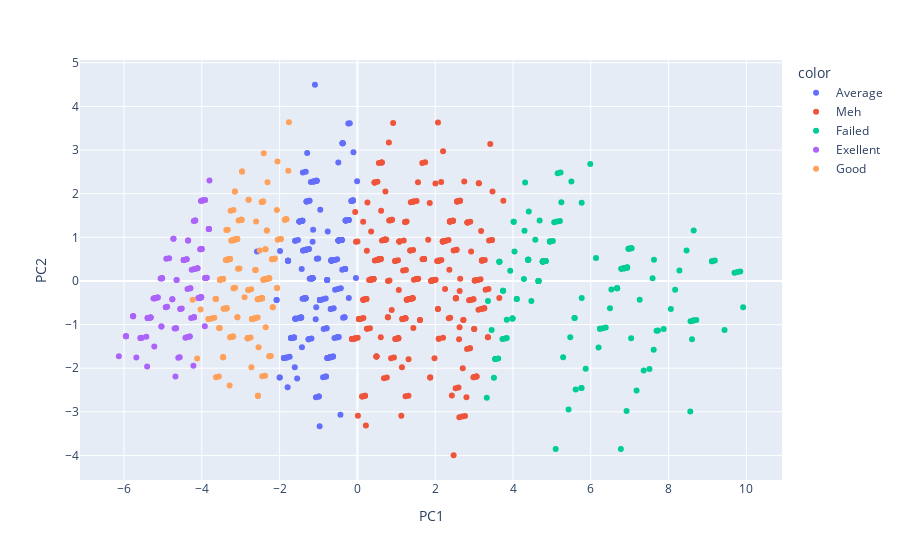

This figure's notebook cell:
### Code cell
import plotly.express as px
px.scatter(final_df, x="PC1", y="PC2", color=df_labels, hover_data={"PC1": False, "PC2": False, "TKET_RANK": False, "BT": True,
"BTLDA": True, "TN": True, "KT": True, "THI": True, "MASV1": True} )

### Figure 1 — Plotly figure (JSON) as saved in the notebook; plotly's stock layout.template omitted (floating-point values rounded to 4 significant figures; data arrays with more than 128 entries replaced by an {"elided": "..."} marker saying what was removed)
{"data": [{"customdata": {"elided": "231x7 mixed values"}, "hovertemplate": "color=Average<br>BT=%{customdata[1]}<br>BTLDA=%{customdata[2]}<br>TN=%{customdata[3]}<br>KT=%{customdata[4]}<br>THI=%{customdata[5]}<br>MASV1=%{customdata[6]}<extra></extra>", "legendgroup": "Average", "marker": {"color": "#636efa", "symbol": "circle"}, "mode": "markers", "name": "Average", "orientation": "v", "showlegend": true, "type": "scatter", "x": {"elided": "231 float values"}, "xaxis": "x", "y": {"elided": "231 float values"}, "yaxis": "y"}, {"customdata": {"elided": "325x7 mixed values"}, "hovertemplate": "color=Meh<br>BT=%{customdata[1]}<br>BTLDA=%{customdata[2]}<br>TN=%{customdata[3]}<br>KT=%{customdata[4]}<br>THI=%{customdata[5]}<br>MASV1=%{customdata[6]}<extra></extra>", "legendgroup": "Meh", "marker": {"color": "#EF553B", "symbol": "circle"}, "mode": "markers", "name": "Meh", "orientation": "v", "showlegend": true, "type": "scatter", "x": {"elided": "325 float values"}, "xaxis": "x", "y": {"elided": "325 float values"}, "yaxis": "y"}, {"customdata": {"elided": "134x7 mixed values"}, "hovertemplate": "color=Failed<br>BT=%{customdata[1]}<br>BTLDA=%{customdata[2]}<br>TN=%{customdata[3]}<br>KT=%{customdata[4]}<br>THI=%{customdata[5]}<br>MASV1=%{customdata[6]}<extra></extra>", "legendgroup": "Failed", "marker": {"color": "#00cc96", "symbol": "circle"}, "mode": "markers", "name": "Failed", "orientation": "v", "showlegend": true, "type": "scatter", "x": {"elided": "134 float values"}, "xaxis": "x", "y": {"elided": "134 float values"}, "yaxis": "y"}, {"customdata": {"elided": "113x7 mixed values"}, "hovertemplate": "color=Exellent<br>BT=%{customdata[1]}<br>BTLDA=%{customdata[2]}<br>TN=%{customdata[3]}<br>KT=%{customdata[4]}<br>THI=%{customdata[5]}<br>MASV1=%{customdata[6]}<extra></extra>", "legendgroup": "Exellent", "marker": {"color": "#ab63fa", "symbol": "circle"}, "mode": "markers", "name": "Exellent", "orientation": "v", "showlegend": true, "type": "scatter", "x": [-4.553, -5.134, -4.018, -5.134, -4.664, -5.574, -4.296, -4.186, -4.758, -4.758, -5.024, -4.391, -4.648, -4.171, -5.024, -4.914, -4.275, -5.95, -5.766, -4.553, -4.003, -5.024, -4.202, -4.018, -5.039, -4.296, -4.37, -5.685, -5.391, -5.391, -3.819, -4.929, -4.465, -4.018, -4.73, -4.664, -4.679, -3.819, -4.385, -4.355, -3.908, -3.804, -5.207, -4.465, -5.024, -3.987, -4.171, -3.819, -4.312, -5.574, -4.186, -4.355, -4.003, -4.018, -4.312, -4.465, -5.207, -5.766, -3.908, -5.317, -5.95, -3.987, -3.914, -5.317, -4.465, -4.73, -5.207, -4.648, -5.317, -5.223, -5.406, -5.391, -5.039, -4.569, -4.84, -4.113, -4.391, -5.391, -5.427, -4.217, -5.574, -4.202, -4.202, -3.819, -3.951, -3.923, -5.06, -4.208, -4.606, -5.354, -5.538, -3.908, -4.892, -4.024, -4.422, -4.7, -4.092, -4.039, -4.039, -4.055, -5.244, -4.517, -4.055, -4.055, -3.871, -4.055, -6.133, -5.95, -4.26, -5.766, -3.908, -3.908, -4.113], "xaxis": "x", "y": [-0.6419, -0.3784, -0.3751, -0.3784, -1.085, -1.311, -0.1681, 0.2747, -0.4193, -0.4193, 0.06441, 0.4973, 0.0235, 1.383, 0.06441, 0.5072, -0.849, -1.27, -0.8113, -0.6419, 0.7331, 0.06441, -0.8335, -0.3751, -1.044, -0.1681, -0.1836, -1.753, -0.8522, -0.8522, 1.191, -0.601, 0.4818, -0.3751, 0.9655, -1.085, -2.193, 1.191, -1.292, 0.9246, 0.06765, 2.3, -0.3939, 0.4818, 0.06441, 1.841, 1.383, 1.191, -1.276, -1.311, 0.2747, 0.9246, 0.7331, -0.3751, -1.276, 0.4818, -0.3939, -0.8113, 0.06765, -0.8367, -1.27, 1.841, 1.857, -0.8367, 0.4818, 0.9655, -0.3939, 0.0235, -0.8367, -1.502, -1.96, -0.8522, -1.044, -1.75, 0.5227, 0.2903, 0.4973, -0.8522, -1.28, -1.942, -1.311, -0.8335, -0.8335, 1.191, 1.849, -1.041, 0.05664, 1.375, -1.758, -0.8445, -1.303, 0.06765, -0.5932, 1.834, -1.3, -1.092, -0.3907, 0.7253, 0.7253, -0.3829, -0.4017, -0.6341, -0.3829, -0.3829, 0.07541, -0.3829, -1.728, -1.27, 0.2592, -0.8113, 0.06765, 0.06765, 0.2903], "yaxis": "y"}, {"customdata": {"elided": "195x7 mixed values"}, "hovertemplate": "color=Good<br>BT=%{customdata[1]}<br>BTLDA=%{customdata[2]}<br>TN=%{customdata[3]}<br>KT=%{customdata[4]}<br>THI=%{customdata[5]}<br>MASV1=%{customdata[6]}<extra></extra>", "legendgroup": "Good", "marker": {"color": "#FFA15A", "symbol": "circle"}, "mode": "markers", "name": "Good", "orientation": "v", "showlegend": true, "type": "scatter", "x": {"elided": "195 float values"}, "xaxis": "x", "y": {"elided": "195 float values"}, "yaxis": "y"}], "layout": {"legend": {"title": {"text": "color"}, "tracegroupgap": 0}, "margin": {"t": 60}, "xaxis": {"anchor": "y", "domain": [0, 1], "title": {"text": "PC1"}}, "yaxis": {"anchor": "x", "domain": [0, 1], "title": {"text": "PC2"}}}}
